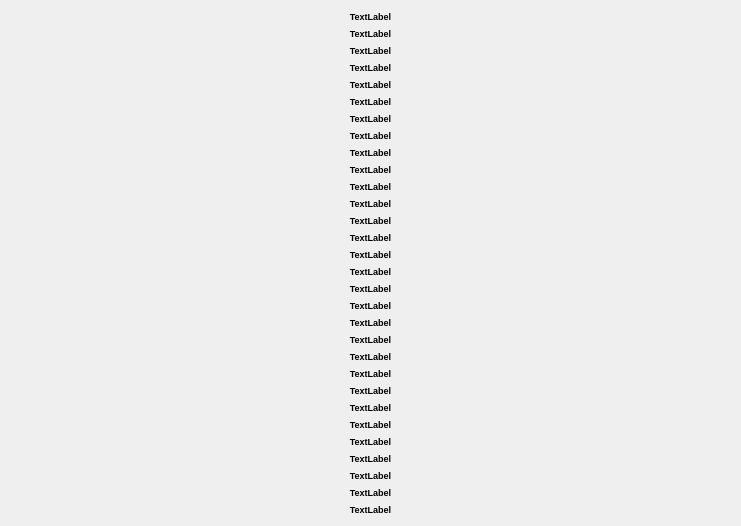
       <widget class="QWidget" name="questions" native="true">
        <property name="geometry">
         <rect>
          <x>0</x>
          <y>0</y>
          <width>741</width>
          <height>471</height>
         </rect>
        </property>
        <layout class="QVBoxLayout" name="questionGrid">
         <item>
          <widget class="QLabel" name="Q_1">
           <property name="maximumSize">
            <size>
             <width>16777215</width>
             <height>500</height>
            </size>
           </property>
           <property name="font">
            <font>
             <pointsize>7</pointsize>
             <weight>75</weight>
             <bold>true</bold>
            </font>
           </property>
           <property name="autoFillBackground">
            <bool>false</bool>
           </property>
           <property name="frameShadow">
            <enum>QFrame::Plain</enum>
           </property>
           <property name="text">
            <string>TextLabel</string>
           </property>
           <property name="alignment">
            <set>Qt::AlignCenter</set>
           </property>
          </widget>
         </item>
         <item>
          <widget class="QLabel" name="Q_2">
           <property name="maximumSize">
            <size>
             <width>16777215</width>
             <height>500</height>
            </size>
           </property>
           <property name="font">
            <font>
             <pointsize>7</pointsize>
             <weight>75</weight>
             <bold>true</bold>
            </font>
           </property>
           <property name="lineWidth">
            <number>1</number>
           </property>
           <property name="text">
            <string>TextLabel</string>
           </property>
           <property name="alignment">
            <set>Qt::AlignCenter</set>
           </property>
          </widget>
         </item>
         <item>
          <widget class="QLabel" name="Q_3">
           <property name="maximumSize">
            <size>
             <width>16777215</width>
             <height>500</height>
            </size>
           </property>
           <property name="font">
            <font>
             <pointsize>7</pointsize>
             <weight>75</weight>
             <bold>true</bold>
            </font>
           </property>
           <property name="text">
            <string>TextLabel</string>
           </property>
           <property name="alignment">
            <set>Qt::AlignCenter</set>
           </property>
          </widget>
         </item>
         <item>
          <widget class="QLabel" name="Q_4">
           <property name="maximumSize">
            <size>
             <width>16777215</width>
             <height>500</height>
            </size>
           </property>
           <property name="font">
            <font>
             <pointsize>7</pointsize>
             <weight>75</weight>
             <bold>true</bold>
            </font>
           </property>
           <property name="text">
            <string>TextLabel</string>
           </property>
           <property name="alignment">
            <set>Qt::AlignCenter</set>
           </property>
          </widget>
         </item>
         <item>
          <widget class="QLabel" name="Q_5">
           <property name="maximumSize">
            <size>
             <width>16777215</width>
             <height>500</height>
            </size>
           </property>
           <property name="font">
            <font>
             <pointsize>7</pointsize>
             <weight>75</weight>
             <bold>true</bold>
            </font>
           </property>
           <property name="text">
            <string>TextLabel</string>
           </property>
           <property name="alignment">
            <set>Qt::AlignCenter</set>
           </property>
          </widget>
         </item>
         <item>
          <widget class="QLabel" name="Q_6">
           <property name="maximumSize">
            <size>
             <width>16777215</width>
             <height>500</height>
            </size>
           </property>
           <property name="font">
            <font>
             <pointsize>7</pointsize>
             <weight>75</weight>
             <bold>true</bold>
            </font>
           </property>
           <property name="text">
            <string>TextLabel</string>
           </property>
           <property name="alignment">
            <set>Qt::AlignCenter</set>
           </property>
          </widget>
         </item>
         <item>
          <widget class="QLabel" name="Q_7">
           <property name="maximumSize">
            <size>
             <width>16777215</width>
             <height>500</height>
            </size>
           </property>
           <property name="font">
            <font>
             <pointsize>7</pointsize>
             <weight>75</weight>
             <bold>true</bold>
            </font>
           </property>
           <property name="text">
            <string>TextLabel</string>
           </property>
           <property name="alignment">
            <set>Qt::AlignCenter</set>
           </property>
          </widget>
         </item>
         <item>
          <widget class="QLabel" name="Q_8">
           <property name="maximumSize">
            <size>
             <width>16777215</width>
             <height>500</height>
            </size>
           </property>
           <property name="font">
            <font>
             <pointsize>7</pointsize>
             <weight>75</weight>
             <bold>true</bold>
            </font>
           </property>
           <property name="text">
            <string>TextLabel</string>
           </property>
           <property name="alignment">
            <set>Qt::AlignCenter</set>
           </property>
          </widget>
         </item>
         <item>
          <widget class="QLabel" name="Q_9">
           <property name="maximumSize">
            <size>
             <width>16777215</width>
             <height>500</height>
            </size>
           </property>
           <property name="font">
            <font>
             <pointsize>7</pointsize>
             <weight>75</weight>
             <bold>true</bold>
            </font>
           </property>
           <property name="text">
            <string>TextLabel</string>
           </property>
           <property name="alignment">
            <set>Qt::AlignCenter</set>
           </property>
          </widget>
         </item>
         <item>
          <widget class="QLabel" name="Q_10">
           <property name="maximumSize">
            <size>
             <width>16777215</width>
             <height>500</height>
            </size>
           </property>
           <property name="font">
            <font>
             <pointsize>7</pointsize>
             <weight>75</weight>
             <bold>true</bold>
            </font>
           </property>
           <property name="text">
            <string>TextLabel</string>
           </property>
           <property name="alignment">
            <set>Qt::AlignCenter</set>
           </property>
          </widget>
         </item>
         <item>
          <widget class="QLabel" name="Q_11">
           <property name="maximumSize">
            <size>
             <width>16777215</width>
             <height>500</height>
            </size>
           </property>
           <property name="font">
            <font>
             <pointsize>7</pointsize>
             <weight>75</weight>
             <bold>true</bold>
            </font>
           </property>
           <property name="text">
            <string>TextLabel</string>
           </property>
           <property name="alignment">
            <set>Qt::AlignCenter</set>
           </property>
          </widget>
         </item>
         <item>
          <widget class="QLabel" name="Q_12">
           <property name="maximumSize">
            <size>
             <width>16777215</width>
             <height>500</height>
            </size>
           </property>
           <property name="font">
            <font>
             <pointsize>7</pointsize>
             <weight>75</weight>
             <bold>true</bold>
            </font>
           </property>
           <property name="text">
            <string>TextLabel</string>
           </property>
           <property name="alignment">
            <set>Qt::AlignCenter</set>
           </property>
          </widget>
         </item>
         <item>
          <widget class="QLabel" name="Q_13">
           <property name="maximumSize">
            <size>
             <width>16777215</width>
             <height>500</height>
            </size>
           </property>
           <property name="font">
            <font>
             <pointsize>7</pointsize>
             <weight>75</weight>
             <bold>true</bold>
            </font>
           </property>
           <property name="text">
            <string>TextLabel</string>
           </property>
           <property name="alignment">
            <set>Qt::AlignCenter</set>
           </property>
          </widget>
         </item>
         <item>
          <widget class="QLabel" name="Q_14">
           <property name="maximumSize">
            <size>
             <width>16777215</width>
             <height>500</height>
            </size>
           </property>
           <property name="font">
            <font>
             <pointsize>7</pointsize>
             <weight>75</weight>
             <bold>true</bold>
            </font>
           </property>
           <property name="text">
            <string>TextLabel</string>
           </property>
           <property name="alignment">
            <set>Qt::AlignCenter</set>
           </property>
          </widget>
         </item>
         <item>
          <widget class="QLabel" name="Q_15">
           <property name="maximumSize">
            <size>
             <width>16777215</width>
             <height>500</height>
            </size>
           </property>
           <property name="font">
            <font>
             <pointsize>7</pointsize>
             <weight>75</weight>
             <bold>true</bold>
            </font>
           </property>
           <property name="text">
            <string>TextLabel</string>
           </property>
           <property name="alignment">
            <set>Qt::AlignCenter</set>
           </property>
          </widget>
         </item>
         <item>
          <widget class="QLabel" name="Q_16">
           <property name="maximumSize">
            <size>
             <width>16777215</width>
             <height>500</height>
            </size>
           </property>
           <property name="font">
            <font>
             <pointsize>7</pointsize>
             <weight>75</weight>
             <bold>true</bold>
            </font>
           </property>
           <property name="text">
            <string>TextLabel</string>
           </property>
           <property name="alignment">
            <set>Qt::AlignCenter</set>
           </property>
          </widget>
         </item>
         <item>
          <widget class="QLabel" name="Q_17">
           <property name="maximumSize">
            <size>
             <width>16777215</width>
             <height>500</height>
            </size>
           </property>
           <property name="font">
            <font>
             <pointsize>7</pointsize>
             <weight>75</weight>
             <bold>true</bold>
            </font>
           </property>
           <property name="text">
            <string>TextLabel</string>
           </property>
           <property name="alignment">
            <set>Qt::AlignCenter</set>
           </property>
          </widget>
         </item>
         <item>
          <widget class="QLabel" name="Q_18">
           <property name="maximumSize">
            <size>
             <width>16777215</width>
             <height>500</height>
            </size>
           </property>
           <property name="font">
            <font>
             <pointsize>7</pointsize>
             <weight>75</weight>
             <bold>true</bold>
            </font>
           </property>
           <property name="text">
            <string>TextLabel</string>
           </property>
           <property name="alignment">
            <set>Qt::AlignCenter</set>
           </property>
          </widget>
         </item>
         <item>
          <widget class="QLabel" name="Q_19">
           <property name="maximumSize">
            <size>
             <width>16777215</width>
             <height>500</height>
            </size>
           </property>
           <property name="font">
            <font>
             <pointsize>7</pointsize>
             <weight>75</weight>
             <bold>true</bold>
            </font>
           </property>
           <property name="text">
            <string>TextLabel</string>
           </property>
           <property name="alignment">
            <set>Qt::AlignCenter</set>
           </property>
          </widget>
         </item>
         <item>
          <widget class="QLabel" name="Q_20">
           <property name="maximumSize">
            <size>
             <width>16777215</width>
             <height>500</height>
            </size>
           </property>
           <property name="font">
            <font>
             <pointsize>7</pointsize>
             <weight>75</weight>
             <bold>true</bold>
            </font>
           </property>
           <property name="text">
            <string>TextLabel</string>
           </property>
           <property name="alignment">
            <set>Qt::AlignCenter</set>
           </property>
          </widget>
         </item>
         <item>
          <widget class="QLabel" name="Q_21">
           <property name="maximumSize">
            <size>
             <width>16777215</width>
             <height>500</height>
            </size>
           </property>
           <property name="font">
            <font>
             <pointsize>7</pointsize>
             <weight>75</weight>
             <bold>true</bold>
            </font>
           </property>
           <property name="text">
            <string>TextLabel</string>
           </property>
           <property name="alignment">
            <set>Qt::AlignCenter</set>
           </property>
          </widget>
         </item>
         <item>
          <widget class="QLabel" name="Q_22">
           <property name="maximumSize">
            <size>
             <width>16777215</width>
             <height>500</height>
            </size>
           </property>
           <property name="font">
            <font>
             <pointsize>7</pointsize>
             <weight>75</weight>
             <bold>true</bold>
            </font>
           </property>
           <property name="text">
            <string>TextLabel</string>
           </property>
           <property name="alignment">
            <set>Qt::AlignCenter</set>
           </property>
          </widget>
         </item>
         <item>
          <widget class="QLabel" name="Q_23">
           <property name="maximumSize">
            <size>
             <width>16777215</width>
             <height>500</height>
            </size>
           </property>
           <property name="font">
            <font>
             <pointsize>7</pointsize>
             <weight>75</weight>
             <bold>true</bold>
            </font>
           </property>
           <property name="text">
            <string>TextLabel</string>
           </property>
           <property name="alignment">
            <set>Qt::AlignCenter</set>
           </property>
          </widget>
         </item>
         <item>
          <widget class="QLabel" name="Q_24">
           <property name="maximumSize">
            <size>
             <width>16777215</width>
             <height>500</height>
            </size>
           </property>
           <property name="font">
            <font>
             <pointsize>7</pointsize>
             <weight>75</weight>
             <bold>true</bold>
            </font>
           </property>
           <property name="text">
            <string>TextLabel</string>
           </property>
           <property name="alignment">
            <set>Qt::AlignCenter</set>
           </property>
          </widget>
         </item>
         <item>
          <widget class="QLabel" name="Q_25">
           <property name="maximumSize">
            <size>
             <width>16777215</width>
             <height>500</height>
            </size>
           </property>
           <property name="font">
            <font>
             <pointsize>7</pointsize>
             <weight>75</weight>
             <bold>true</bold>
            </font>
           </property>
           <property name="text">
            <string>TextLabel</string>
           </property>
           <property name="alignment">
            <set>Qt::AlignCenter</set>
           </property>
          </widget>
         </item>
         <item>
          <widget class="QLabel" name="Q_26">
           <property name="maximumSize">
            <size>
             <width>16777215</width>
             <height>500</height>
            </size>
           </property>
           <property name="font">
            <font>
             <pointsize>7</pointsize>
             <weight>75</weight>
             <bold>true</bold>
            </font>
           </property>
           <property name="text">
            <string>TextLabel</string>
           </property>
           <property name="alignment">
            <set>Qt::AlignCenter</set>
           </property>
          </widget>
         </item>
         <item>
          <widget class="QLabel" name="Q_27">
           <property name="maximumSize">
            <size>
             <width>16777215</width>
             <height>500</height>
            </size>
           </property>
           <property name="font">
            <font>
             <pointsize>7</pointsize>
             <weight>75</weight>
             <bold>true</bold>
            </font>
           </property>
           <property name="text">
            <string>TextLabel</string>
           </property>
           <property name="alignment">
            <set>Qt::AlignCenter</set>
           </property>
          </widget>
         </item>
         <item>
          <widget class="QLabel" name="Q_28">
           <property name="maximumSize">
            <size>
             <width>16777215</width>
             <height>500</height>
            </size>
           </property>
           <property name="font">
            <font>
             <pointsize>7</pointsize>
             <weight>75</weight>
             <bold>true</bold>
            </font>
           </property>
           <property name="text">
            <string>TextLabel</string>
           </property>
           <property name="alignment">
            <set>Qt::AlignCenter</set>
           </property>
          </widget>
         </item>
         <item>
          <widget class="QLabel" name="Q_29">
           <property name="maximumSize">
            <size>
             <width>16777215</width>
             <height>500</height>
            </size>
           </property>
           <property name="font">
            <font>
             <pointsize>7</pointsize>
             <weight>75</weight>
             <bold>true</bold>
            </font>
           </property>
           <property name="text">
            <string>TextLabel</string>
           </property>
           <property name="alignment">
            <set>Qt::AlignCenter</set>
           </property>
          </widget>
         </item>
         <item>
          <widget class="QLabel" name="Q_30">
           <property name="maximumSize">
            <size>
             <width>16777215</width>
             <height>500</height>
            </size>
           </property>
           <property name="font">
            <font>
             <pointsize>7</pointsize>
             <weight>75</weight>
             <bold>true</bold>
            </font>
           </property>
           <property name="text">
            <string>TextLabel</string>
           </property>
           <property name="alignment">
            <set>Qt::AlignCenter</set>
           </property>
          </widget>
         </item>
        </layout>
       </widget>
